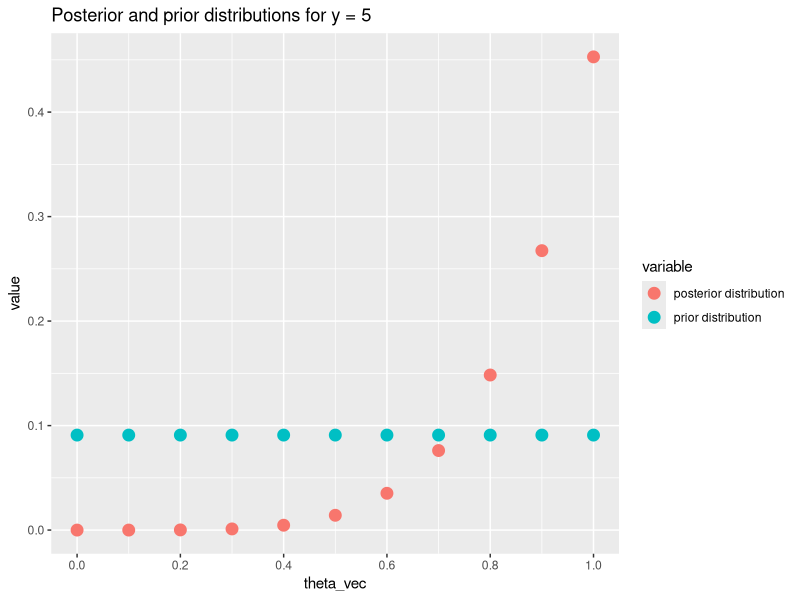

R code for this plot:
require(ggplot2)

theta_vec = 0:10/10

prior_vec = rep(1/length(theta_vec), length(theta_vec))

y = 5
n = 5
likelihood = dbinom(y, n, theta_vec)

posterior_vec = likelihood * prior_vec
posterior_vec = posterior_vec / sum(posterior_vec)

ggplot(data.frame(theta_vec, posterior_vec, prior_vec), aes(theta_vec, y=value, color=variable)) + 
  geom_point(aes(y=posterior_vec, col="posterior distribution"),  size=3.7) + 
  geom_point(aes(y=prior_vec, col="prior distribution"), size=3.7) +
  ggtitle(paste0('Posterior and prior distributions for y = ', y)) + 
  scale_x_continuous(breaks = theta_vec*2)
